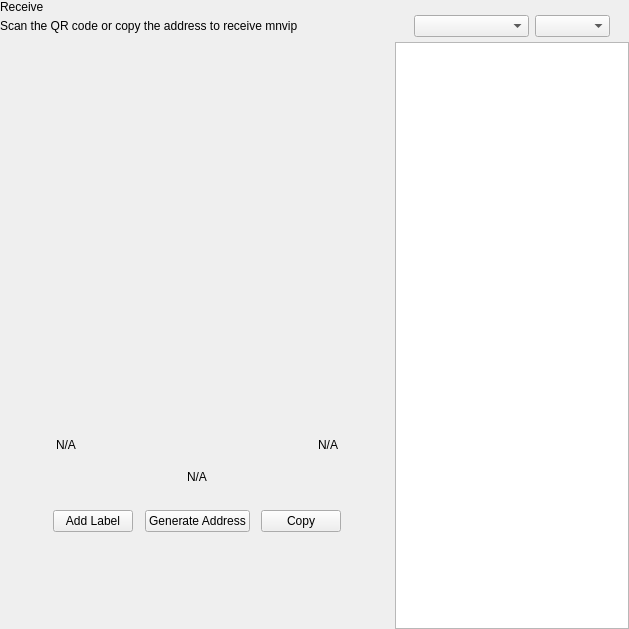
<?xml version="1.0" encoding="UTF-8"?>
<ui version="4.0">
 <class>ReceiveWidget</class>
 <widget class="QWidget" name="ReceiveWidget">
  <property name="geometry">
   <rect>
    <x>0</x>
    <y>0</y>
    <width>629</width>
    <height>629</height>
   </rect>
  </property>
  <property name="minimumSize">
   <size>
    <width>0</width>
    <height>0</height>
   </size>
  </property>
  <property name="windowTitle">
   <string>Form</string>
  </property>
  <layout class="QHBoxLayout" name="horizontalLayout_2" stretch="2,1">
   <property name="spacing">
    <number>0</number>
   </property>
   <property name="leftMargin">
    <number>0</number>
   </property>
   <property name="topMargin">
    <number>0</number>
   </property>
   <property name="rightMargin">
    <number>0</number>
   </property>
   <property name="bottomMargin">
    <number>0</number>
   </property>
   <item>
    <widget class="QWidget" name="left" native="true">
     <layout class="QVBoxLayout" name="verticalLayout_3">
      <property name="leftMargin">
       <number>0</number>
      </property>
      <property name="topMargin">
       <number>0</number>
      </property>
      <property name="rightMargin">
       <number>0</number>
      </property>
      <property name="bottomMargin">
       <number>0</number>
      </property>
      <item>
       <layout class="QVBoxLayout" name="verticalLayout_2">
        <property name="spacing">
         <number>0</number>
        </property>
        <property name="leftMargin">
         <number>0</number>
        </property>
        <item>
         <layout class="QHBoxLayout" name="horizontalLayout_3">
          <property name="spacing">
           <number>0</number>
          </property>
          <item>
           <layout class="QVBoxLayout" name="verticalLayout_4">
            <property name="spacing">
             <number>5</number>
            </property>
            <item>
             <widget class="QLabel" name="labelTitle">
              <property name="text">
               <string>Receive</string>
              </property>
             </widget>
            </item>
            <item alignment="Qt::AlignTop">
             <widget class="QLabel" name="labelSubtitle1">
              <property name="text">
               <string>Scan the QR code or copy the address to receive mnvip</string>
              </property>
             </widget>
            </item>
           </layout>
          </item>
          <item>
           <spacer name="horizontalSpacer">
            <property name="orientation">
             <enum>Qt::Horizontal</enum>
            </property>
            <property name="sizeHint" stdset="0">
             <size>
              <width>40</width>
              <height>20</height>
             </size>
            </property>
           </spacer>
          </item>
         </layout>
        </item>
        <item>
         <spacer name="verticalSpacer_2">
          <property name="orientation">
           <enum>Qt::Vertical</enum>
          </property>
          <property name="sizeType">
           <enum>QSizePolicy::Expanding</enum>
          </property>
          <property name="sizeHint" stdset="0">
           <size>
            <width>20</width>
            <height>50</height>
           </size>
          </property>
         </spacer>
        </item>
        <item alignment="Qt::AlignHCenter">
         <widget class="QWidget" name="layoutQR" native="true">
          <property name="maximumSize">
           <size>
            <width>510</width>
            <height>16777215</height>
           </size>
          </property>
          <layout class="QVBoxLayout" name="verticalLayoutQr">
           <item>
            <spacer name="verticalSpacer11">
             <property name="orientation">
              <enum>Qt::Vertical</enum>
             </property>
             <property name="sizeType">
              <enum>QSizePolicy::Fixed</enum>
             </property>
             <property name="sizeHint" stdset="0">
              <size>
               <width>20</width>
               <height>20</height>
              </size>
             </property>
            </spacer>
           </item>
           <item alignment="Qt::AlignHCenter">
            <widget class="QLabel" name="labelQrImg">
             <property name="minimumSize">
              <size>
               <width>260</width>
               <height>260</height>
              </size>
             </property>
             <property name="maximumSize">
              <size>
               <width>260</width>
               <height>260</height>
              </size>
             </property>
             <property name="text">
              <string/>
             </property>
             <property name="alignment">
              <set>Qt::AlignCenter</set>
             </property>
            </widget>
           </item>
           <item>
            <spacer name="verticalSpacer_21">
             <property name="orientation">
              <enum>Qt::Vertical</enum>
             </property>
             <property name="sizeType">
              <enum>QSizePolicy::Fixed</enum>
             </property>
             <property name="sizeHint" stdset="0">
              <size>
               <width>20</width>
               <height>30</height>
              </size>
             </property>
            </spacer>
           </item>
           <item>
            <widget class="QWidget" name="widget" native="true">
             <property name="minimumSize">
              <size>
               <width>0</width>
               <height>0</height>
              </size>
             </property>
             <layout class="QHBoxLayout" name="horizontalLayout_5">
              <item>
               <widget class="QLabel" name="labelLabel">
                <property name="text">
                 <string notr="true">N/A</string>
                </property>
               </widget>
              </item>
              <item>
               <spacer name="horizontalSpacer_2">
                <property name="orientation">
                 <enum>Qt::Horizontal</enum>
                </property>
                <property name="sizeHint" stdset="0">
                 <size>
                  <width>141</width>
                  <height>20</height>
                 </size>
                </property>
               </spacer>
              </item>
              <item>
               <widget class="QLabel" name="labelDate">
                <property name="text">
                 <string notr="true">N/A</string>
                </property>
                <property name="alignment">
                 <set>Qt::AlignRight|Qt::AlignTrailing|Qt::AlignVCenter</set>
                </property>
               </widget>
              </item>
             </layout>
            </widget>
           </item>
           <item>
            <widget class="QLabel" name="labelAddress">
             <property name="sizePolicy">
              <sizepolicy hsizetype="Expanding" vsizetype="Preferred">
               <horstretch>0</horstretch>
               <verstretch>0</verstretch>
              </sizepolicy>
             </property>
             <property name="minimumSize">
              <size>
               <width>300</width>
               <height>0</height>
              </size>
             </property>
             <property name="text">
              <string notr="true">N/A</string>
             </property>
             <property name="alignment">
              <set>Qt::AlignCenter</set>
             </property>
            </widget>
           </item>
           <item>
            <spacer name="verticalSpacer_4">
             <property name="orientation">
              <enum>Qt::Vertical</enum>
             </property>
             <property name="sizeType">
              <enum>QSizePolicy::Fixed</enum>
             </property>
             <property name="sizeHint" stdset="0">
              <size>
               <width>20</width>
               <height>20</height>
              </size>
             </property>
            </spacer>
           </item>
           <item>
            <layout class="QHBoxLayout" name="horizontalLayout_4">
             <item alignment="Qt::AlignHCenter">
              <widget class="QPushButton" name="pushButtonLabel">
               <property name="focusPolicy">
                <enum>Qt::NoFocus</enum>
               </property>
               <property name="text">
                <string>Add Label</string>
               </property>
              </widget>
             </item>
             <item alignment="Qt::AlignHCenter">
              <widget class="QPushButton" name="pushButtonNewAddress">
               <property name="focusPolicy">
                <enum>Qt::NoFocus</enum>
               </property>
               <property name="text">
                <string>Generate Address</string>
               </property>
              </widget>
             </item>
             <item alignment="Qt::AlignHCenter">
              <widget class="QPushButton" name="pushButtonCopy">
               <property name="focusPolicy">
                <enum>Qt::NoFocus</enum>
               </property>
               <property name="text">
                <string>Copy</string>
               </property>
              </widget>
             </item>
            </layout>
           </item>
           <item>
            <spacer name="verticalSpacer_3">
             <property name="orientation">
              <enum>Qt::Vertical</enum>
             </property>
             <property name="sizeType">
              <enum>QSizePolicy::Expanding</enum>
             </property>
             <property name="sizeHint" stdset="0">
              <size>
               <width>20</width>
               <height>20</height>
              </size>
             </property>
            </spacer>
           </item>
          </layout>
         </widget>
        </item>
        <item>
         <spacer name="verticalSpacer">
          <property name="orientation">
           <enum>Qt::Vertical</enum>
          </property>
          <property name="sizeHint" stdset="0">
           <size>
            <width>20</width>
            <height>40</height>
           </size>
          </property>
         </spacer>
        </item>
       </layout>
      </item>
     </layout>
    </widget>
   </item>
   <item>
    <widget class="QWidget" name="right" native="true">
     <layout class="QVBoxLayout" name="verticalLayout_5">
      <property name="spacing">
       <number>0</number>
      </property>
      <property name="leftMargin">
       <number>1</number>
      </property>
      <property name="topMargin">
       <number>0</number>
      </property>
      <property name="rightMargin">
       <number>0</number>
      </property>
      <property name="bottomMargin">
       <number>0</number>
      </property>
      <item>
       <layout class="QVBoxLayout" name="container_right">
        <property name="spacing">
         <number>0</number>
        </property>
        <property name="leftMargin">
         <number>0</number>
        </property>
        <property name="rightMargin">
         <number>0</number>
        </property>
        <item>
         <layout class="QVBoxLayout" name="verticalLayout">
          <property name="spacing">
           <number>6</number>
          </property>
          <property name="leftMargin">
           <number>19</number>
          </property>
          <property name="rightMargin">
           <number>19</number>
          </property>
          <item>
           <widget class="OptionButton" name="btnRequest" native="true"/>
          </item>
          <item>
           <widget class="OptionButton" name="btnMyAddresses" native="true">
            <property name="sizePolicy">
             <sizepolicy hsizetype="Preferred" vsizetype="Minimum">
              <horstretch>0</horstretch>
              <verstretch>0</verstretch>
             </sizepolicy>
            </property>
           </widget>
          </item>
         </layout>
        </item>
        <item>
         <widget class="QWidget" name="sortWidget" native="true">
          <layout class="QHBoxLayout" name="horizontalLayout_6">
           <property name="leftMargin">
            <number>19</number>
           </property>
           <property name="rightMargin">
            <number>19</number>
           </property>
           <property name="bottomMargin">
            <number>5</number>
           </property>
           <item>
            <spacer name="horizontalSpacer_3">
             <property name="orientation">
              <enum>Qt::Horizontal</enum>
             </property>
             <property name="sizeHint" stdset="0">
              <size>
               <width>40</width>
               <height>20</height>
              </size>
             </property>
            </spacer>
           </item>
           <item>
            <widget class="QComboBox" name="comboBoxSort">
             <property name="sizePolicy">
              <sizepolicy hsizetype="Preferred" vsizetype="Fixed">
               <horstretch>0</horstretch>
               <verstretch>0</verstretch>
              </sizepolicy>
             </property>
             <property name="minimumSize">
              <size>
               <width>115</width>
               <height>0</height>
              </size>
             </property>
            </widget>
           </item>
           <item>
            <widget class="QComboBox" name="comboBoxSortOrder">
             <property name="sizePolicy">
              <sizepolicy hsizetype="Preferred" vsizetype="Fixed">
               <horstretch>0</horstretch>
               <verstretch>0</verstretch>
              </sizepolicy>
             </property>
             <property name="minimumSize">
              <size>
               <width>75</width>
               <height>0</height>
              </size>
             </property>
            </widget>
           </item>
          </layout>
         </widget>
        </item>
        <item>
         <widget class="QListView" name="listViewAddress"/>
        </item>
       </layout>
      </item>
     </layout>
    </widget>
   </item>
  </layout>
 </widget>
 <customwidgets>
  <customwidget>
   <class>OptionButton</class>
   <extends>QWidget</extends>
   <header>qt/pivx/optionbutton.h</header>
   <container>1</container>
  </customwidget>
 </customwidgets>
 <resources/>
 <connections/>
</ui>
